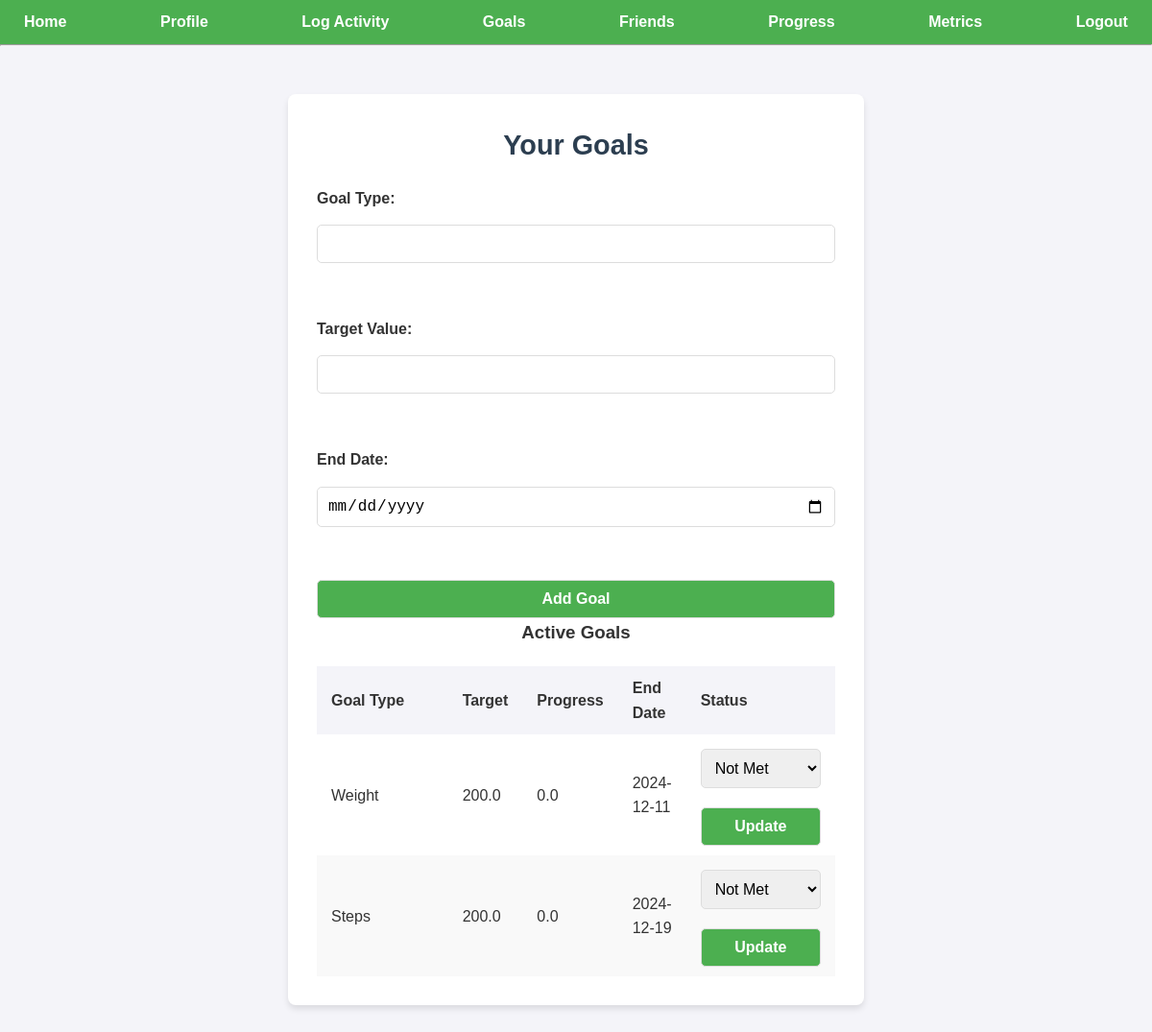
The page /goals (signed in) on the database its author committed.
### models.py (models this page shows)
class Goal(db.Model):
    __tablename__ = 'goals'
    id = db.Column(db.Integer, primary_key=True)  # Unique ID for each goal
    user_id = db.Column(db.Integer, db.ForeignKey('users.id'), nullable=False)  # Associated user ID
    goal_type = db.Column(db.String(100), nullable=False)  # Type of goal
    target_value = db.Column(db.Float, nullable=False)  # Target value for the goal
    start_date = db.Column(db.DateTime, default=datetime.utcnow, nullable=False)  # Goal start date
    end_date = db.Column(db.DateTime, nullable=False)  # Goal end date
    progress = db.Column(db.Float, default=0.0, nullable=False)  # Current progress
    user = db.relationship('User', back_populates='fitness_goals')  # Link to user

### app.py (the view)
@app.route('/goals', methods=['GET', 'POST'])
def goals():
    if 'user_id' not in session:
        flash('Please log in to access your goals.')
        return redirect(url_for('login'))
    user = User.query.get(session['user_id'])
    if request.method == 'POST' and 'goal_type' in request.form:
        goal = Goal(user_id=user.id, goal_type=request.form['goal_type'], target_value=request.form['target_value'],
                    end_date=datetime.strptime(request.form['end_date'], '%Y-%m-%d'))
        db.session.add(goal)
        db.session.commit()
        flash('New goal added successfully.')
    active_goals = Goal.query.filter_by(user_id=user.id).filter(Goal.progress < Goal.target_value).all()
    return render_template('goals.html', user=user, goals=active_goals)

### app.py (called while the page is built)
@app.before_request
def create_tables_once():
    global first_request_done
    if not first_request_done:
        db.create_all()
        first_request_done = True

### templates/goals.html (shortened to what this page needs)
{% extends "base.html" %}
{% block content %}
<div class="container">
    <h2>Your Goals</h2>
    <form method="POST">
        <label for="goal_type">Goal Type:</label>
        <input type="text" name="goal_type" id="goal_type" required><br>
        <label for="target_value">Target Value:</label>
        <input type="number" name="target_value" id="target_value" required><br>
        <label for="end_date">End Date:</label>
        <input type="date" name="end_date" id="end_date" required><br>
        <button type="submit">Add Goal</button>
    </form>
    <h3>Active Goals</h3>
    <table>
        <thead>
            <tr>
                <th>Goal Type</th>
                <th>Target</th>
                <th>Progress</th>
                <th>End Date</th>
                <th>Status</th>
            </tr>
        </thead>
        <tbody>
            {% for goal in goals %}
            <tr>
                <td>{{ goal.goal_type }}</td>
                <td>{{ goal.target_value }}</td>
                <td>{{ goal.progress }}</td>
                <td>{{ goal.end_date.strftime('%Y-%m-%d') }}</td>
                <td>
                    <form method="POST" action="{{ url_for('update_goal', goal_id=goal.id) }}">
                        <select name="status">
                            <option value="not_met" {% if goal.progress < goal.target_value %}selected{% endif %}>Not Met</option>
                        </select>
                        <button type="submit">Update</button>
                    </form>
                </td>
            </tr>
            {% endfor %}
        </tbody>
    </table>
</div>
{% endblock %}

### static/style.css (style rules this page uses)
* { margin: 0; padding: 0; box-sizing: border-box; }
body { font-family: Arial, sans-serif; background-color: #f4f4f9; color: #333; line-height: 1.6; margin: 0; padding: 0; }
.container { max-width: 600px; margin: 50px auto; padding: 30px; background: white; border-radius: 8px; box-shadow: 0 4px 6px rgba(0, 0, 0, 0.1); display: flex; flex-direction: column; align-items: center; text-align: center; }
form { display: flex; flex-direction: column; width: 100%; gap: 15px; }
form label { font-weight: bold; align-self: flex-start; }
form input, form select, form button { padding: 10px; border: 1px solid #ddd; border-radius: 5px; font-size: 1rem; width: 100%; }
form button { background-color: #4CAF50; color: white; cursor: pointer; font-weight: bold; }
h1, h2 { font-size: 1.8rem; margin-bottom: 20px; color: #2c3e50; text-align: center; }
table { width: 100%; border-collapse: collapse; margin-top: 20px; }
th, td { text-align: left; padding: 10px 15px; }
th { background-color: #f4f4f9; font-weight: bold; }
tr:nth-child(even) { background-color: #f9f9f9; }
td:first-child { width: 50%; }
td:last-child { width: 50%; }
select { padding: 5px; margin: 5px 0; border-radius: 5px; border: 1px solid #ddd; }

### rows shown on the page
Goal: goal_type "Weight", target_value "200.0", progress "0.0", end_date "2024-12-11", status "Not Met"
Goal: goal_type "Steps", target_value "200.0", progress "0.0", end_date "2024-12-19", status "Not Met"
